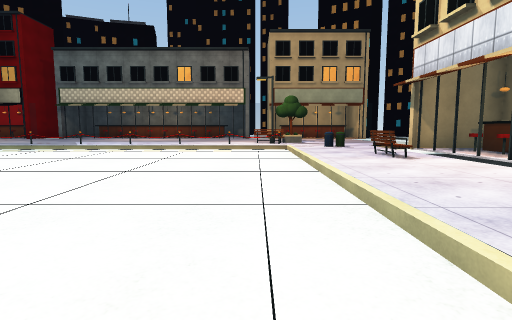
view 1 (above)

16 first-person views from a walk through a 3-D level made in the Unity game engine. The camera is 1.3 m above the floor, tilts 6° down and sees 80° across. The floor is counted in squares, 2 m on a side. Each view is taken from the middle of a square. On the plan, view 1 faces up. The plan holds only what a view shows up to about 10 squares ahead; the rest is blank. The place goes on beyond the plan. Surface patterns are stand-ins for the level's own textures.

view 2
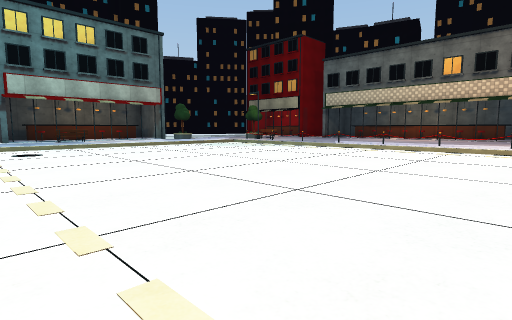

view 3
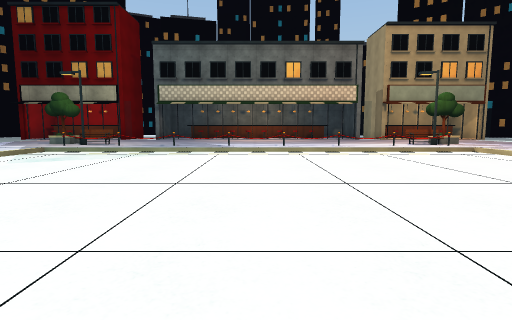

view 4
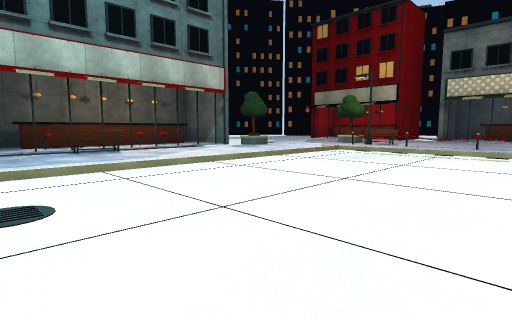

view 5
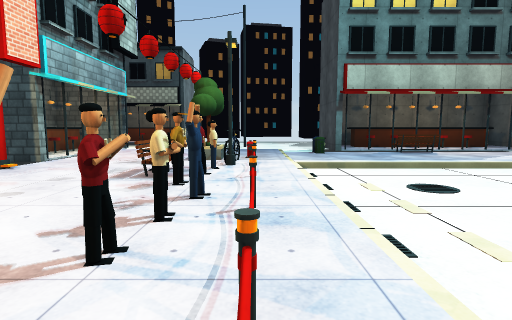

view 6
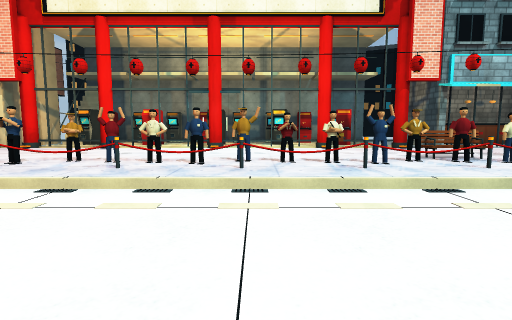

view 7
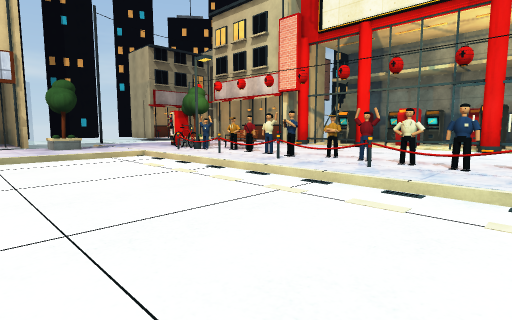

view 8
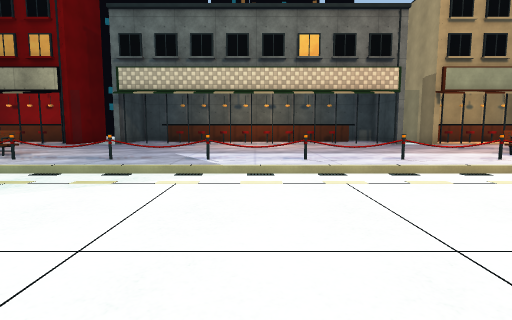

view 9
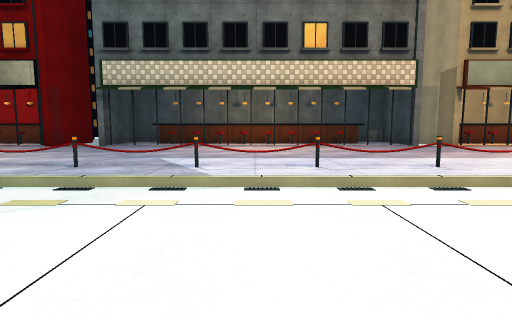

view 10
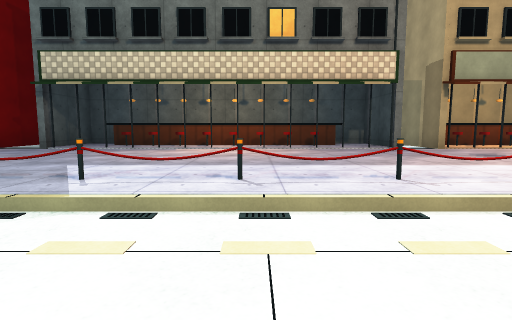

view 11
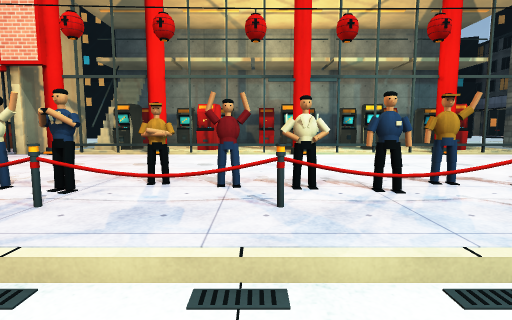

view 12
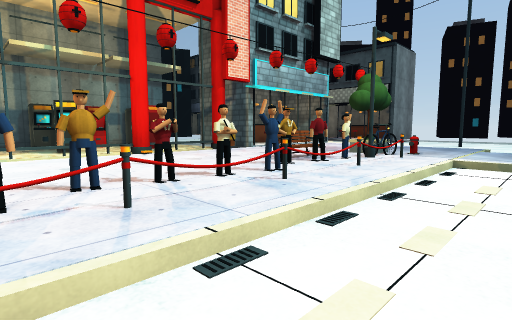

view 13
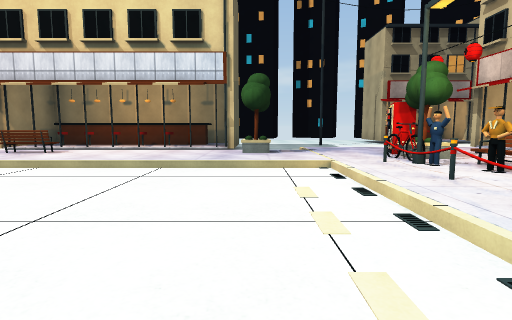

view 14
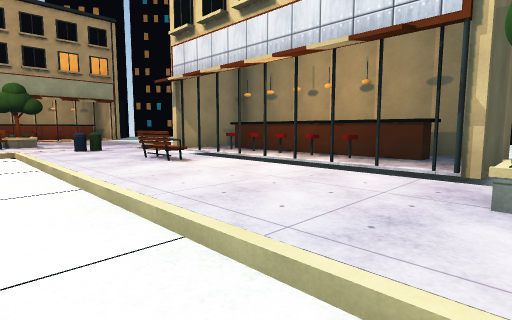

view 15
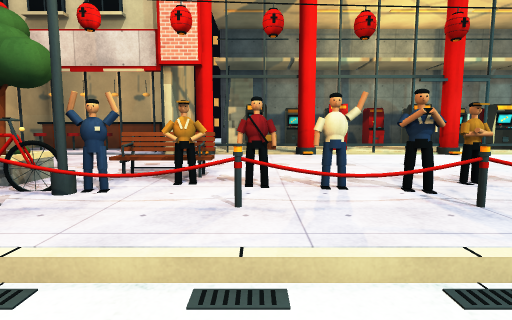

view 16
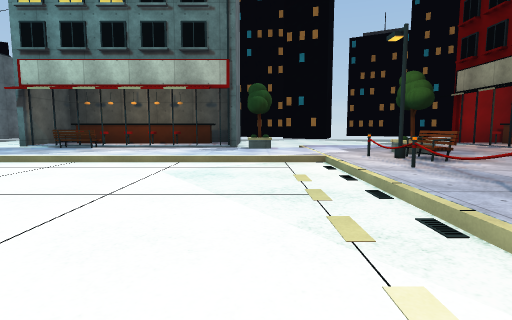

### Floor plan
Key: @ floor where view 1 was taken; # wall or solid block; x gap in a wall; . main floor; - floor 0.25 m lower than the main floor; / step, stairs or slope; = window, fence, low wall or low ledge; O other object.
Columns run from 16 left of view 1 to 6 right of it. Each row starts with its distance up from view 1.
 17      # ######### OOOO
 16  ##### ######### OOO
 15  ====#-=========-OOO
 14   .................
 13    ................
 12   ..................
 11   ...#O.........=O...
 10   ...=.=.==.==.=.=...
  9    ../-----------//.--
  8    #./-----------/..--
  7  #=../-----------/..=##
  6  #=../-----------/=.=##
  5 ##=../-----------/..=##
  4 ##=../-----------/..=##
  3 ##==./-----------/..=##
  2 ##=../-----------/..=##
  1   #=./-----------/.#  -
  0   -../----------@/..---
 -1   ..=#O=x==/=/#=/O=..
 -2   ..####.##/#x###.#..
 -3   ....==........=..
 -4   ...................
 -5   / /O#/=.=#=.#.#=///
 -6  OOOOO/=#=.#.=.=##===
 -7  OO  O/........######
 -8        ##########

Where each view was taken, in squares from view 1:
view 1: 0 up, 0 right, facing up
view 2: 0 up, 0 right, facing up-left
view 3: 1 up, 5 left, facing up
view 4: 1 up, 6 left, facing up-left
view 5: 1 down, 5 left, facing left
view 6: 3 up, 6 left, facing down
view 7: 3 up, 6 left, facing down-right
view 8: 5 up, 5 left, facing up
view 9: 6 up, 5 left, facing up
view 10: 7 up, 4 left, facing up
view 11: 1 up, 4 left, facing down
view 12: 1 up, 5 left, facing down-left
view 13: 1 up, 4 left, facing right
view 14: 1 up, 0 right, facing up-right
view 15: 1 up, 1 left, facing down
view 16: 8 up, 5 left, facing left
